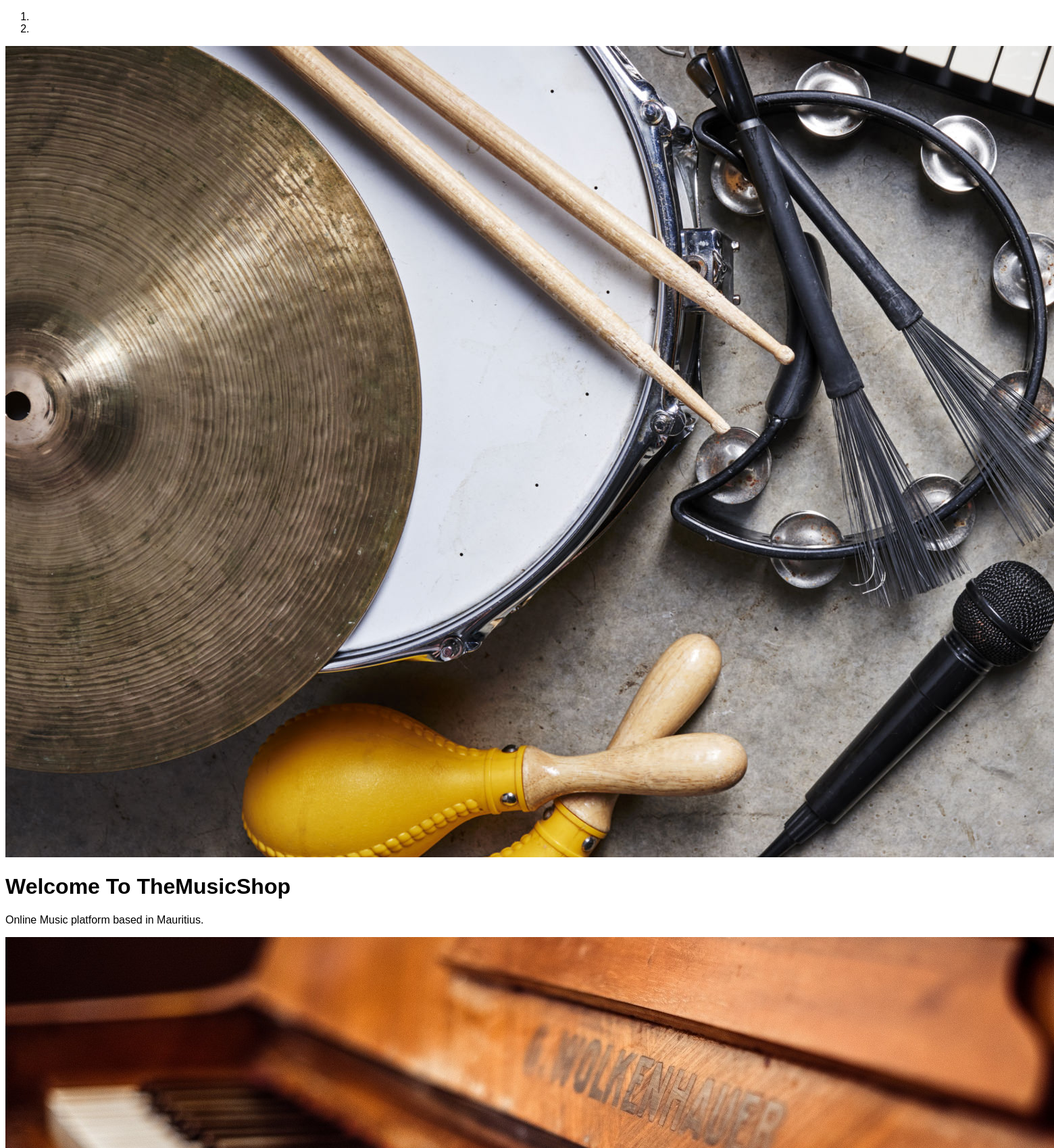
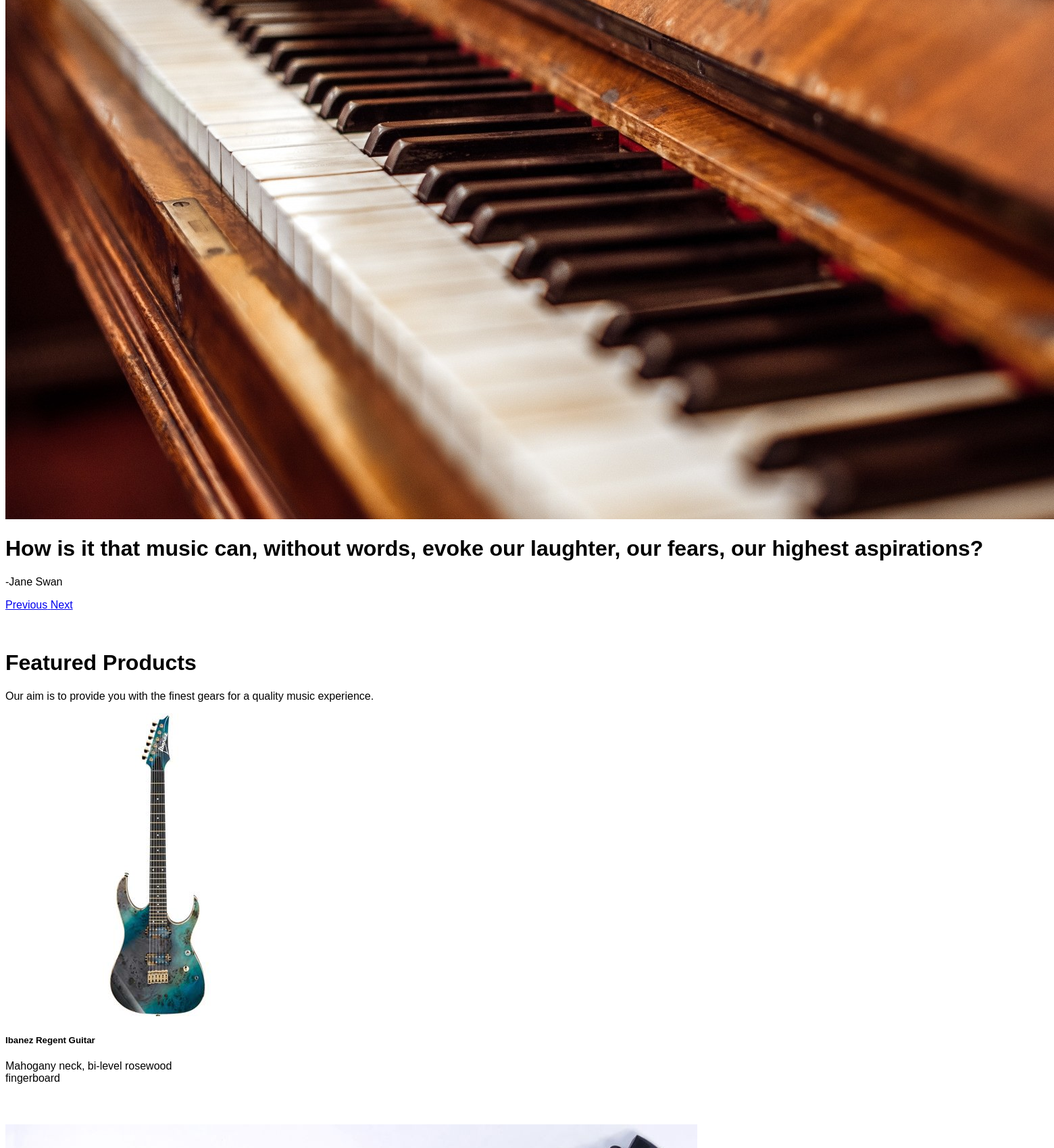
/body.php (upper part), run on the app's committed database (2 pictures, top to bottom).
### tables this page shows
CREATE TABLE `product` (
  `prod_id` int(11) NOT NULL,
  `pname` varchar(50) NOT NULL,
  `description` varchar(100) NOT NULL,
  `price` float NOT NULL,
  `image` varchar(255) DEFAULT NULL,
  `instock` int(11) NOT NULL,
  `category_id` int(11) NOT NULL,
  `brand_id` int(11) NOT NULL
);

### body.php (the view, shortened to what this page needs)
<!DOCTYPE html>
<?php include 'includes/db_connect.php' ?>
<html lang="en">
    <head>
        <link href="css/style.css" rel="stylesheet">
    </head>
    <body>
              <div id="carouselExampleIndicators" class="carousel slide" data-ride="carousel">
                    <ol class="carousel-indicators">
                        <li data-target="#carouselExampleIndicators" data-slide-to="0" class="active"></li>
                        <li data-target="#carouselExampleIndicators" data-slide-to="1"></li>
                    </ol>
                    <div class="carousel-inner">
                        <div class="carousel-item active">
                        <img class="d-block w-100" src="images/musicBanner1.jpg" alt="First slide">
                        <div class="carousel-caption d-none d-md-block">
                            <h1>Welcome To TheMusicShop</h1>
                            <p>Online Music platform based in Mauritius.</p>
                        </div>
                        </div>
                        <div class="carousel-item">
                        <img class="d-block w-100" src="images/musicBanner2.jpg" alt="Second slide">
                        <div class="carousel-caption d-none d-md-block">
                            <h1>How is it that music can, without words, evoke our laughter, our fears, our highest aspirations?</h1>
                            <p>-Jane Swan</p>
                        </div>
                        </div>
                    </div>
                    <a class="carousel-control-prev" href="#carouselExampleIndicators" role="button" data-slide="prev">
                        <span class="sr-only">Previous</span>
                    </a>
                    <a class="carousel-control-next" href="#carouselExampleIndicators" role="button" data-slide="next">
                        <span class="sr-only">Next</span>
                    </a>
                </div>
            <div class="product-box">
                <div class="container">
                    <div class="row">
                        <div class="col-lg-12">
                            <div class="title-all text-center">
                                <h1><br>Featured Products</h1>
                                <p>Our aim is to provide you with the finest gears for a quality music experience.</p>
                            </div>
                        </div>
                    </div>
                    <div class="row text-center py-5">
        <?php
            $sQuery = "SELECT * FROM product ORDER BY RAND() limit 8";
            $conn->setAttribute(PDO::ATTR_ERRMODE,PDO::ERRMODE_EXCEPTION);
            $result = $conn->query($sQuery);
            while($userResult = $result->fetch(PDO::FETCH_ASSOC)){
        ?>
        <div class="col-sm-3 my-3 my-md-0">
                <form action="category.php" method="post">
                <div class="card shadow" style="width: 18rem;height: 38rem;">
                    <img src="images/<?php echo $userResult['image'] ?>" class="card-img-top">
                        <div class="card-body">
                        <h5 class="card-title"><?php echo $userResult['pname']?></h5>
                       <div class="container" style="padding-bottom:20px;padding-left:0px;"> <p class="card-text"><?php echo $userResult['description']?></p></div>
                        <h4><?php echo '$ '.$userResult['price']; ?></h4>
                        </div>
                </div>
                </form>
            </div>
            <?php
                }
            ?>
        </div>
                </div>
            </div>
    </body>
</html>

### css/style.css (style rules this page uses)
body { font-family: 'Poppins', sans-serif; }

### data on the page
product: image (picture), pname "Ibanez Regent Guitar", description "Mahogany neck, bi-level rosewood fingerboard"
product: image (picture)
